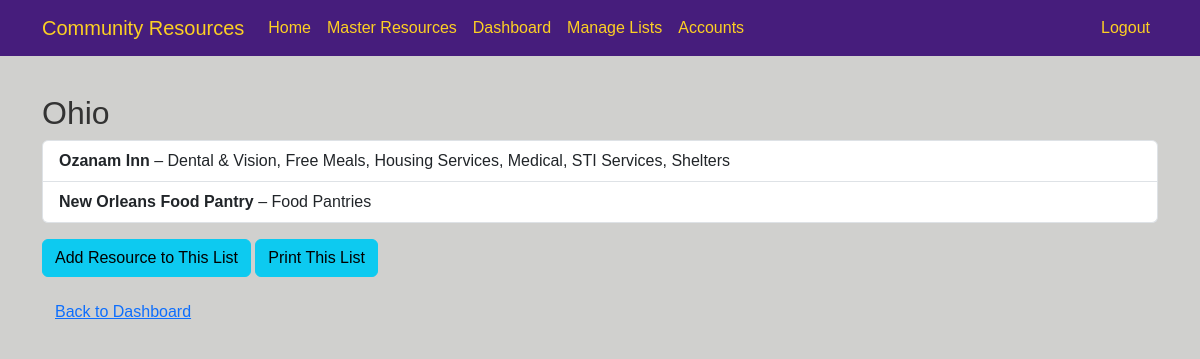
Screenshot of /list/2 (signed in) with the database file from the repository.
### app.py (models this page shows)
class ResourceList(db.Model):
    id = db.Column(db.Integer, primary_key=True)
    name = db.Column(db.String(100), nullable=False)
    user_id = db.Column(db.Integer, db.ForeignKey('user.id'), nullable=False)
    is_favorite = db.Column(db.Boolean, default=False)
    shared_with = db.relationship('User', secondary=shared_lists, backref=db.backref('shared_lists', lazy='dynamic'))
    resources = db.relationship('Resource', secondary=list_resources, lazy='subquery',
                                backref=db.backref('lists', lazy=True))

class Resource(db.Model):
    id = db.Column(db.Integer, primary_key=True)
    name = db.Column(db.String(150), nullable=False)
    category = db.Column(db.String(150))
    population_served = db.Column(db.String(150))
    location = db.Column(db.Text)
    hours = db.Column(db.Text)
    contact_information = db.Column(db.Text)
    eligibility = db.Column(db.Text)
    details = db.Column(db.Text)

### app.py (the view)
@app.route('/list/<int:list_id>')
@login_required
def view_list(list_id):
    resource_list = ResourceList.query.get_or_404(list_id)
    if resource_list.owner != current_user:
        flash('You do not have permission to view this list.')
        return redirect(url_for('dashboard'))
    return render_template('view_list.html', resource_list=resource_list)

### app.py (called while the page is built)
@login_manager.user_loader
def load_user(user_id):
    return User.query.get(int(user_id))

### templates/view_list.html (shortened to what this page needs)
{% extends "base.html" %}
{% block content %}
<h2 class="mt-4">{{ resource_list.name }}</h2>
<ul class="list-group">
  {% for resource in resource_list.resources %}
    <li class="list-group-item">
      <strong>{{ resource.name }}</strong> – {{ resource.category }}
    </li>
  {% endfor %}
</ul>
<div class="mt-3">
  <a href="{{ url_for('add_resource_to_list', list_id=resource_list.id) }}" class="btn btn-info">Add Resource to This List</a>
  <a href="{{ url_for('print_list', list_id=resource_list.id) }}" class="btn btn-info">
    Print This List
  </a>
</div>
<div class="mt-3">
  <a href="{{ url_for('dashboard') }}" class="btn btn-link">Back to Dashboard</a>
</div>
{% endblock %}

### static/style.css (style rules this page uses)
:root { --primary-color: #461D7C; --secondary-color: #FDD023; --accent-color: #3C1053; --light-color: #A39AAC; --highlight-color: #D29F13; --background-color:#D0D0CE; --gray-color: #999999; --dark-gray: #333333; }
body { background-color: var(--background-color) !important; color: var(--dark-gray); font-family: Arial, sans-serif; margin: 0; padding: 0; }

### rows the page displays
ResourceList: name "Ohio"
Resource: name "Ozanam Inn", category "Dental & Vision, Free Meals, Housing Services, Medical, STI Services, Shelters"
Resource: name "New Orleans Food Pantry", category "Food Pantries"
